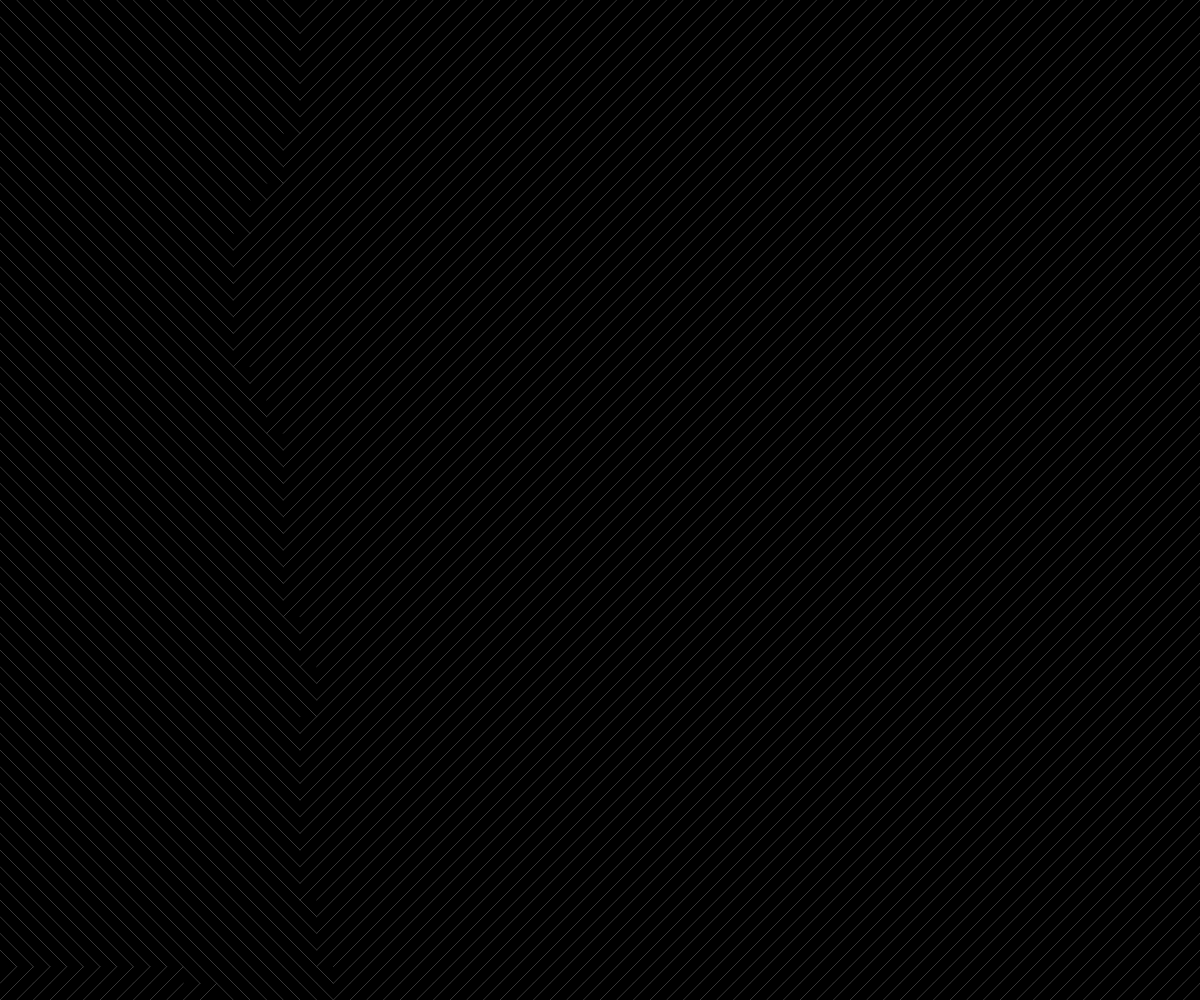
Frame 1 (no input)
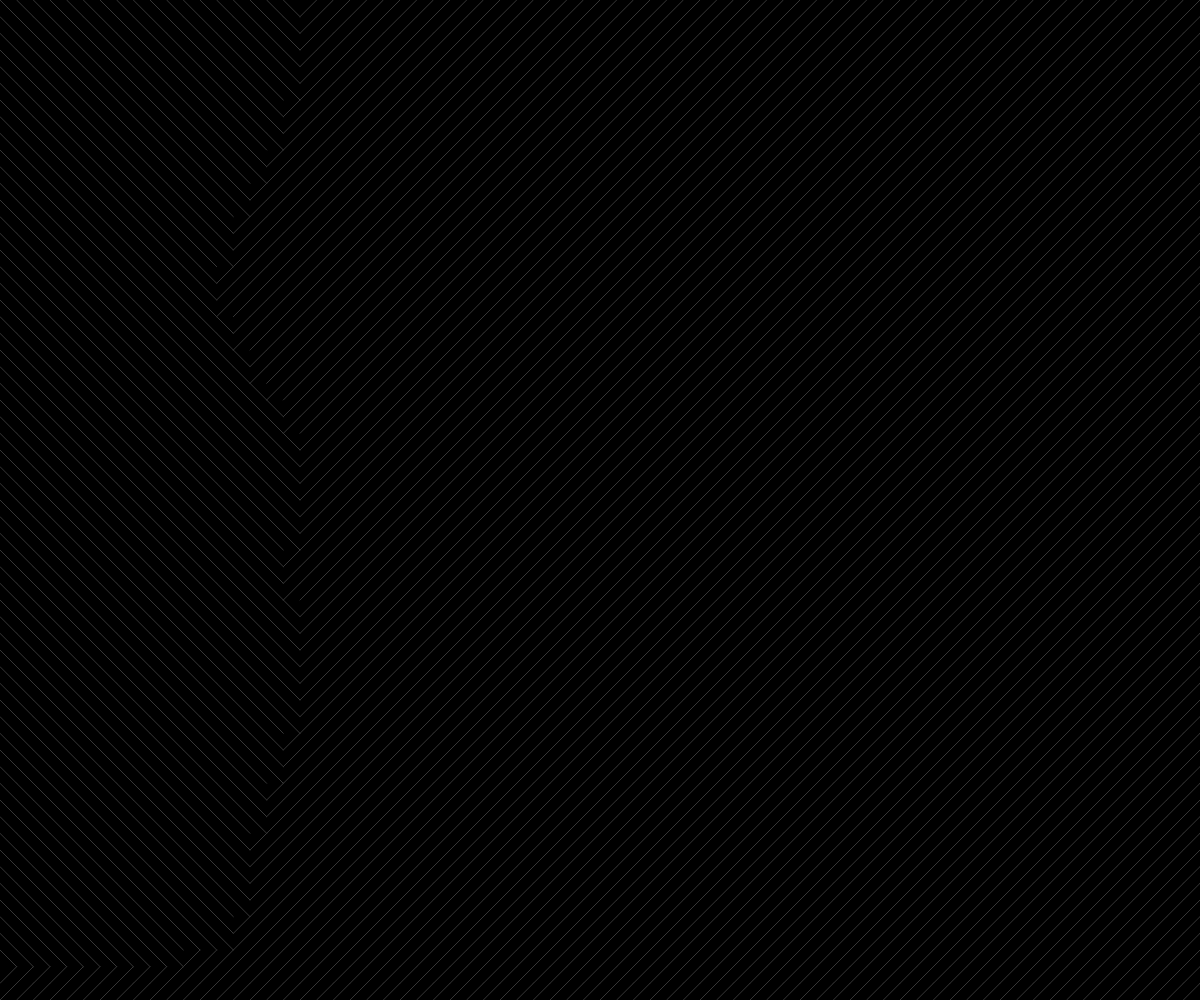
Frame 60 (no input)
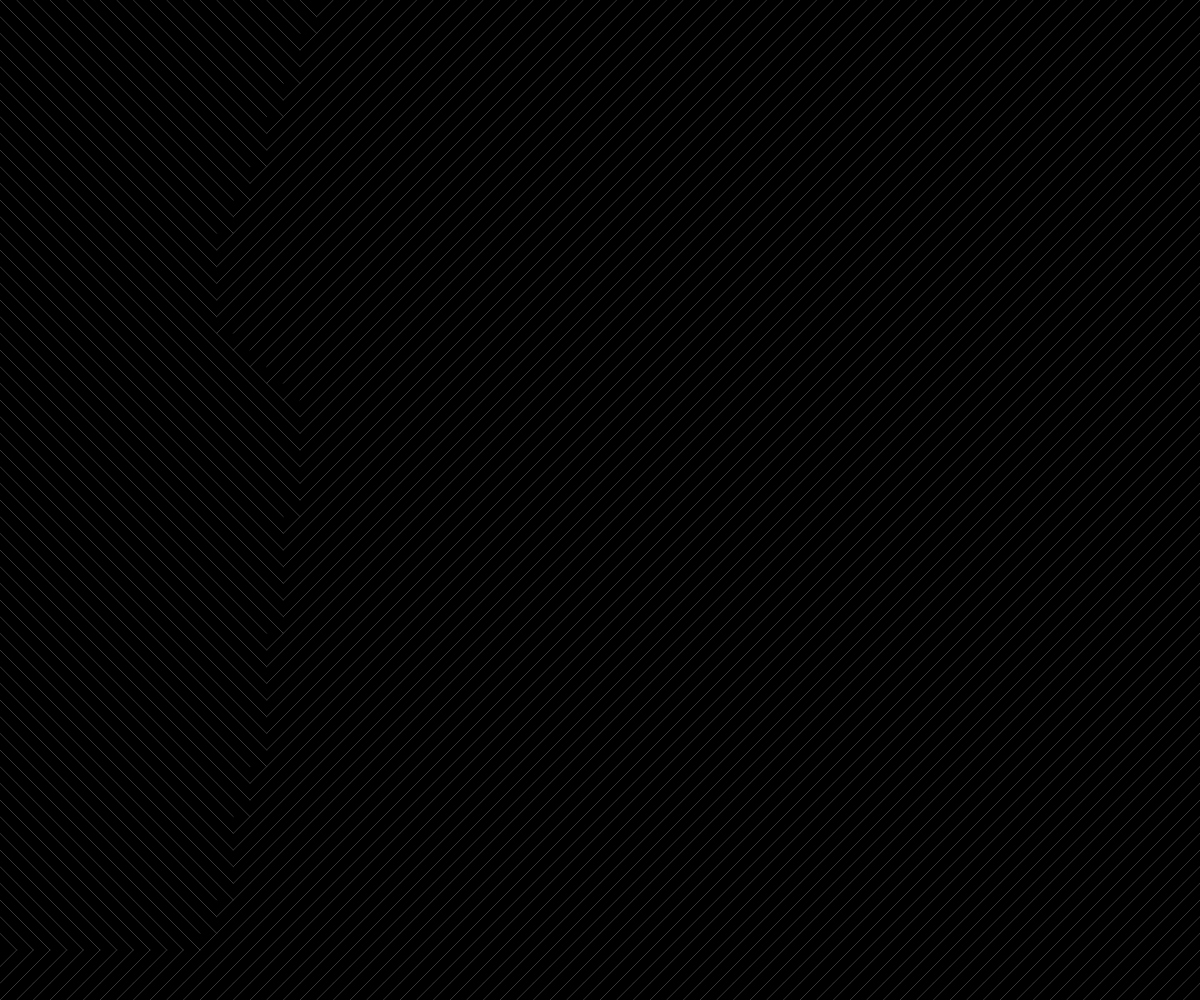
Frame 120 (the mouse pressed at the canvas centre since frame 60)

The p5.js sketch that drew these frames (run headless with seeded random() and noise() and a simulated clock; from frame 60 on, the mouse is pressed at the canvas centre):

// p5.js sketch
// ── sketch.js
let line_density = 20;
let t = 0;
let noise_scale = 100;
let background_c;
let line_c; 

function setup() {
  noise_scale = min(windowWidth, windowHeight)/15;
  line_density = max(windowWidth, windowHeight)/72;
  
  background_c = color("#EBE7E2");
  line_c = color("#A67B5R");

  createCanvas(windowWidth, windowHeight);
  smooth();
  background(background_c);
}

function draw() {
  background(0);
  stroke(55);
  t += 0.001;
  for (let i=0; i <= windowWidth/line_density; i++) {
    for (let j=0; j <= windowHeight/line_density; j++) {
      let nVal = noise(i/noise_scale, j/noise_scale, t);
      if (nVal > 0.5) {

        // make line /
        let bottom_left = [line_density*i, line_density*j];
        let top_right = [line_density*(i+1), line_density*(j+1)];
        line(bottom_left[0], bottom_left[1], top_right[0], top_right[1]);

      } else {

        // make line \
        let top_left = [line_density*i, line_density*(j+1)];
        let bottom_right = [line_density*(i+1), line_density*j];
        line(top_left[0], top_left[1], bottom_right[0], bottom_right[1]);
      }
      
    }
  }
}
